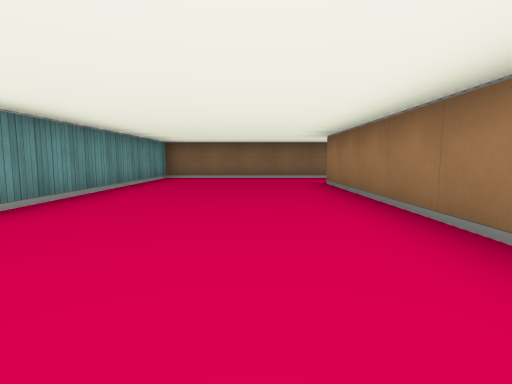
view 1 (above)

24 first-person views from a walk through a cub3D ray-caster map. The camera is about half as high as the walls, tilts 6° down and sees 80° across. The floor is counted in squares. Each view is taken from the middle of a square. On the plan, view 1 faces up. The plan holds only what a view shows up to about 9 squares ahead; the rest is blank.

view 2
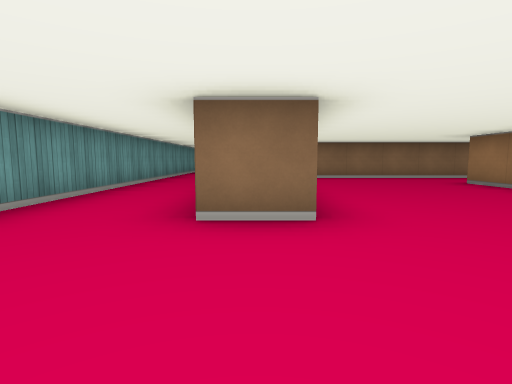

view 3
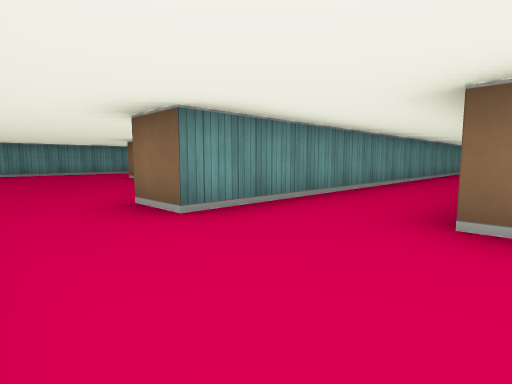

view 4
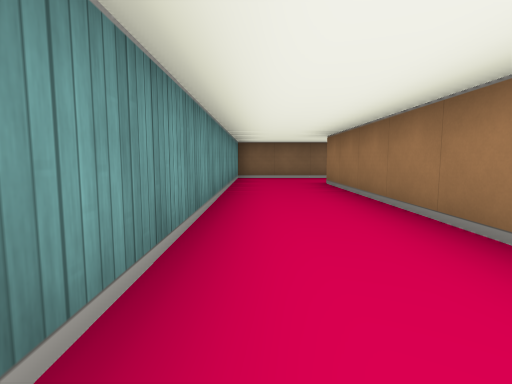

view 5
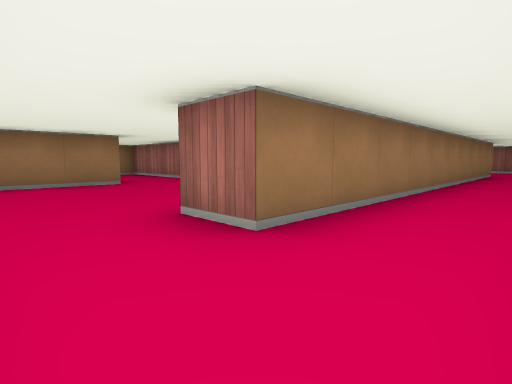

view 6
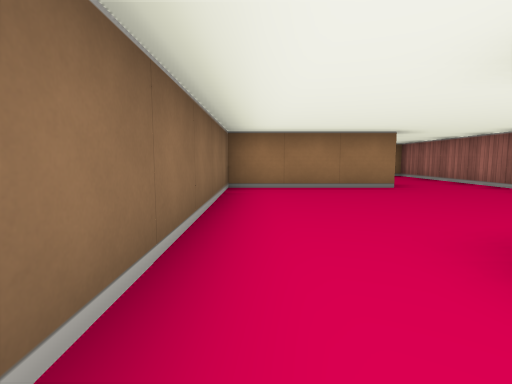

view 7
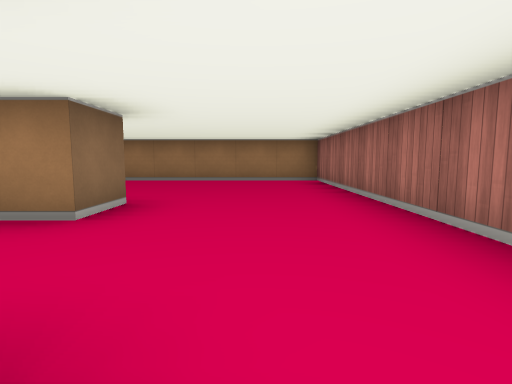

view 8
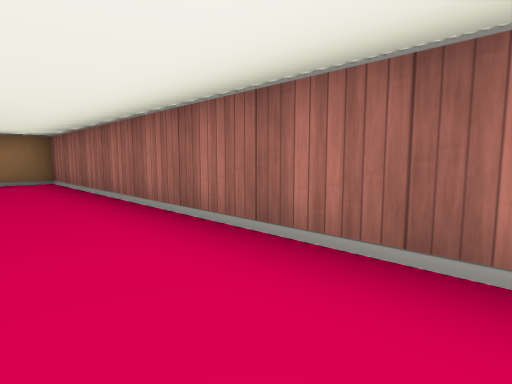

view 9
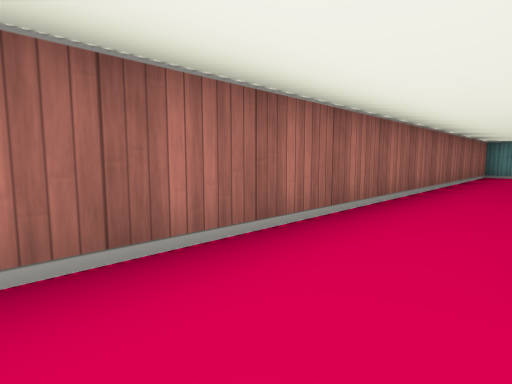

view 10
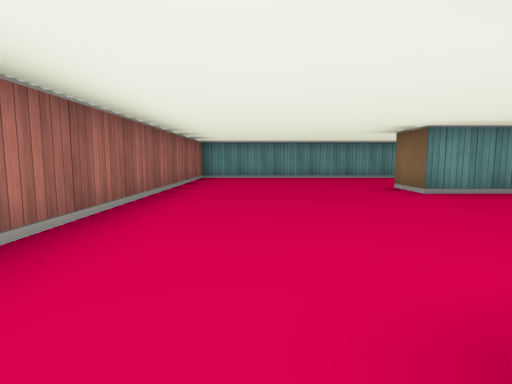

view 11
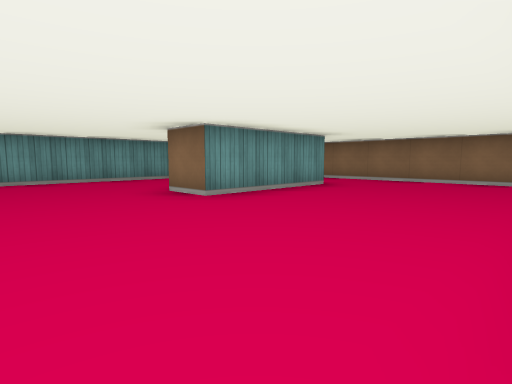

view 12
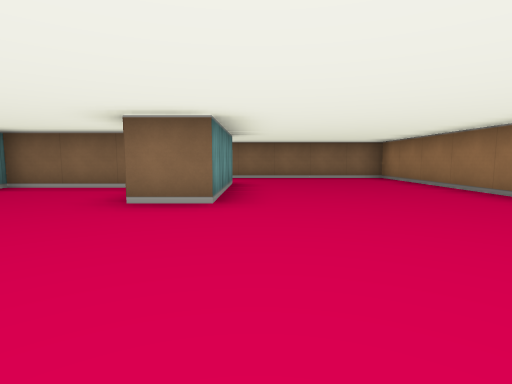

view 13
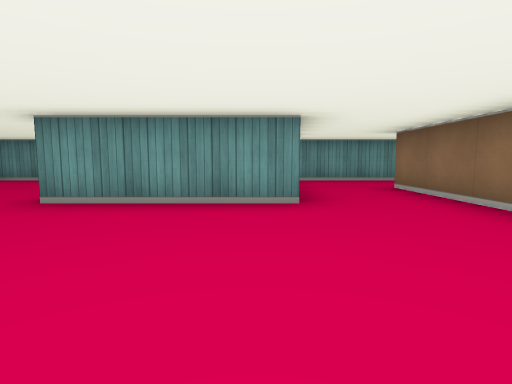

view 14
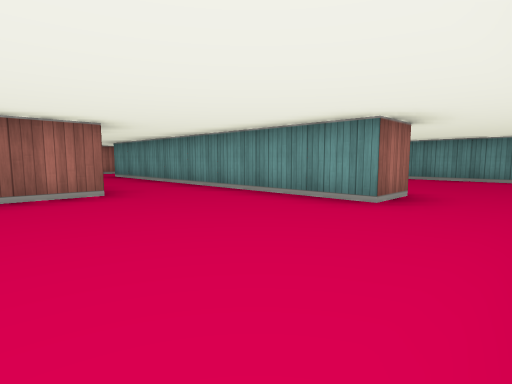

view 15
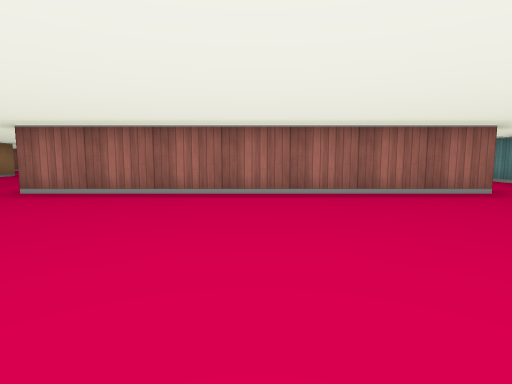

view 16
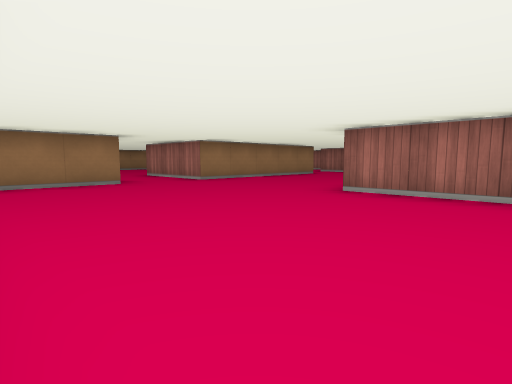

view 17
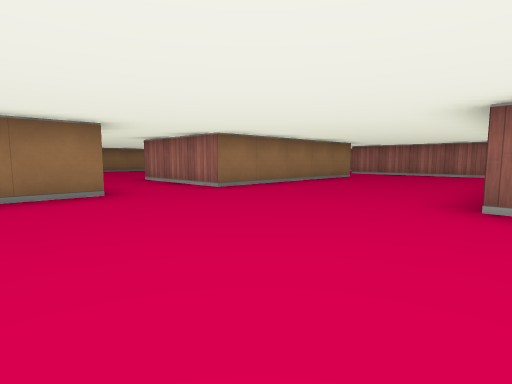

view 18
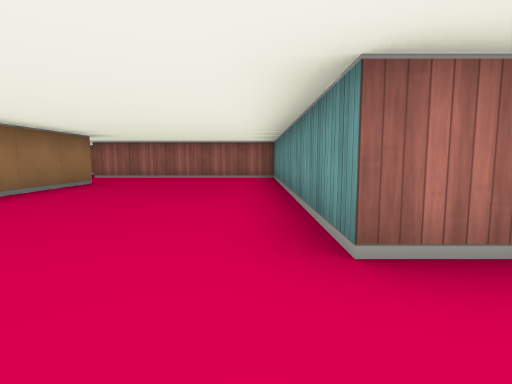

view 19
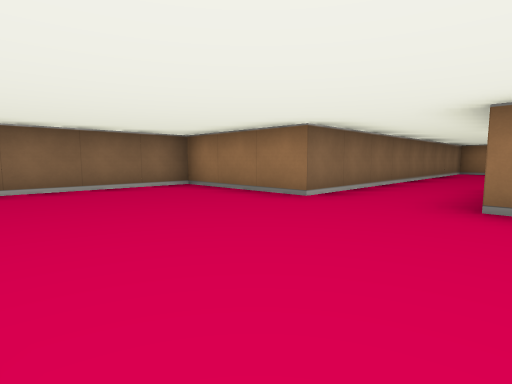

view 20
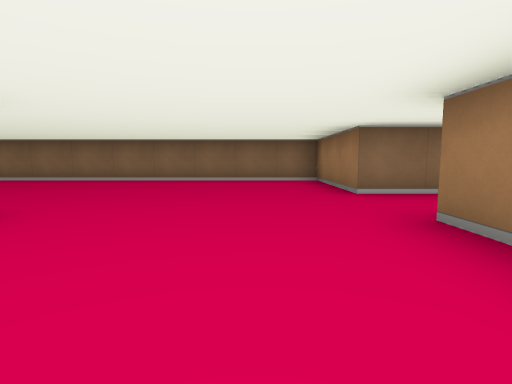

view 21
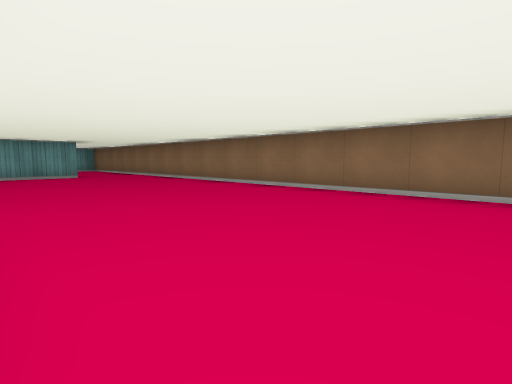

view 22
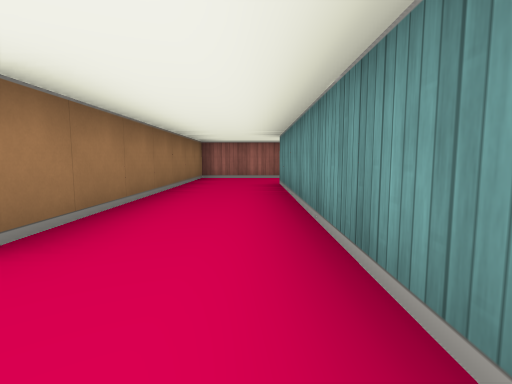

view 23
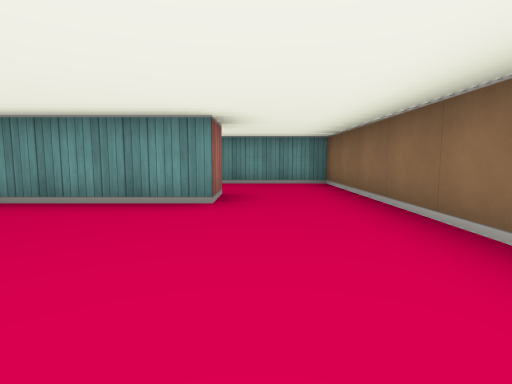

view 24
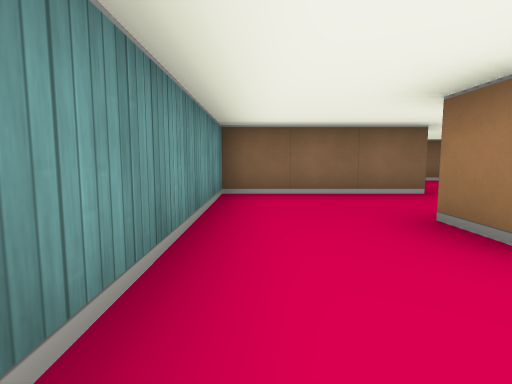

### Floor plan
Points are (right, up) in squares from view 1. A wall is a line through its corners. A room is listed if a view was taken in it or the views show most of it. See-through windows are left out.
Room 1 (views 1, 2, 3, 4, 5, 6, 7, 8, 9, 10)
walls: (-2.4, 2.5) (-3.5, 2.5) (-3.5, 12.5); (2.5, 8.5) (-2.5, 8.5) (-2.5, 2.9); (-6.5, -0.5) (1.5, -0.5) (1.5, 6.5) (2.5, 6.5); (-3.5, 14.5) (-5.5, 14.5) (-5.5, 1.5) (-6.5, 1.5)
ways out: opening at (-6, 0.5) to room 2; opening at (2, 7.5) to room 3; opening at (-3, 13.5) to room 4
Room 2 (views 11, 12, 13)
walls: (-12.2, 5.5) (-14.5, 5.5) (-14.5, -0.5) (-6.5, -0.5); (-10.5, 6.6) (-10.5, 3.5) (-11.5, 3.5); (-6.5, 4.1) (-6.5, 8.5) (-10.5, 8.5)
ways out: opening at (-6, 0.5) to room 1; opening at (-11.5, 7.5) to room 5
Room 3 (views 14, 15, 16, 17, 18, 19, 20, 21, 22)
walls: (15.5, -1.5) (15.5, 3.5) (18.5, 3.5); (2.5, 6.5) (2.5, -1.4); (19.4, 5.5) (15.5, 5.5) (15.5, 8.5) (2.5, 8.5); (2.2, -3.5) (4.5, -3.5) (4.5, 3.5) (11.5, 3.5) (11.5, -3.5) (16.5, -3.5)
ways out: opening at (2, 7.5) to room 1; opening at (3, -2.5); opening at (16, -2.5); opening at (18.5, 4.5)
Room 4 (view 23)
walls: (-3.5, 12.5) (-2.5, 12.5) (-2.5, 10); (1.5, 11.4) (1.5, 14.5) (-3.5, 14.5)
ways out: opening at (-3, 13.5) to room 1; opening at (2, 10.5)
Room 5 (view 24)
walls: (-14.5, 8.5) (-14.5, 7); (-10.5, 8.5) (-12.5, 8.5)
ways out: opening at (-11.5, 7.5) to room 2; opening at (-13.5, 9) to room 6
Room 6 (no view inside)
walls: (-12.6, 11.5) (-14.5, 11.5) (-14.5, 8.5); (-12.5, 8.5) (-12.5, 9.5)
ways out: opening at (-13.5, 9) to room 5; opening at (-12, 10.5)

Where each view was taken, in squares from view 1:
view 1: 0 up, 0 right, facing up
view 2: 0 up, 3 left, facing up
view 3: 0 up, 3 left, facing up-left
view 4: 6 up, 5 left, facing up
view 5: 14 up, 5 left, facing down-right
view 6: 14 up, 4 left, facing right
view 7: 1 up, 6 left, facing right
view 8: 1 up, 6 left, facing down-right
view 9: 1 up, 4 left, facing down-left
view 10: 1 up, 6 left, facing left
view 11: 1 up, 7 left, facing up-left
view 12: 0 up, 10 left, facing up
view 13: 6 up, 7 left, facing left
view 14: 8 up, 6 right, facing down-left
view 15: 8 up, 8 right, facing down
view 16: 8 up, 9 right, facing down-right
view 17: 7 up, 11 right, facing down-right
view 18: 5 up, 12 right, facing down
view 19: 3 up, 12 right, facing up-right
view 20: 1 up, 14 right, facing up
view 21: 4 up, 12 right, facing up-left
view 22: 5 up, 3 right, facing down
view 23: 13 up, 1 right, facing left
view 24: 7 up, 14 left, facing up
